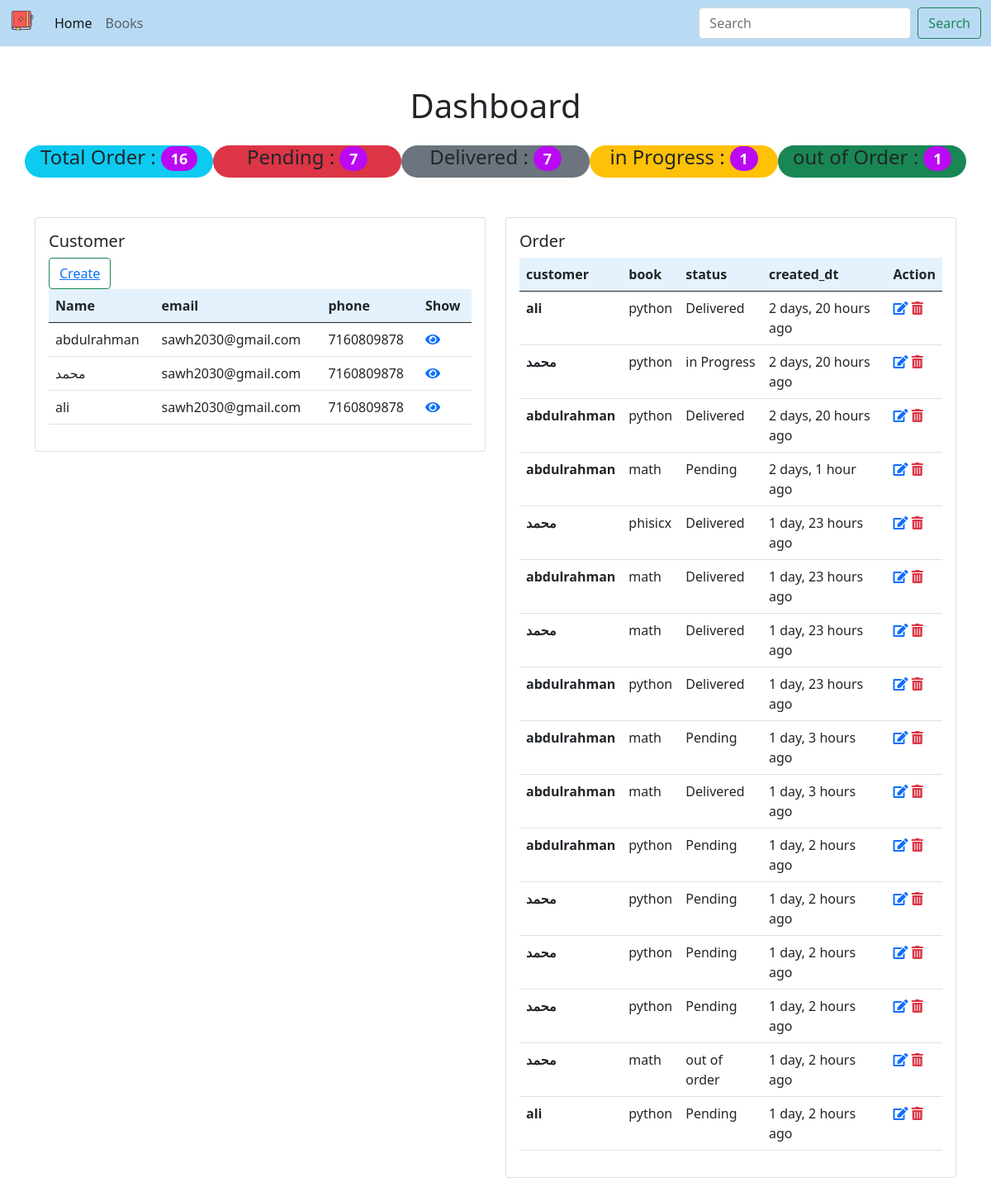
Page /dash on the earlier database version.
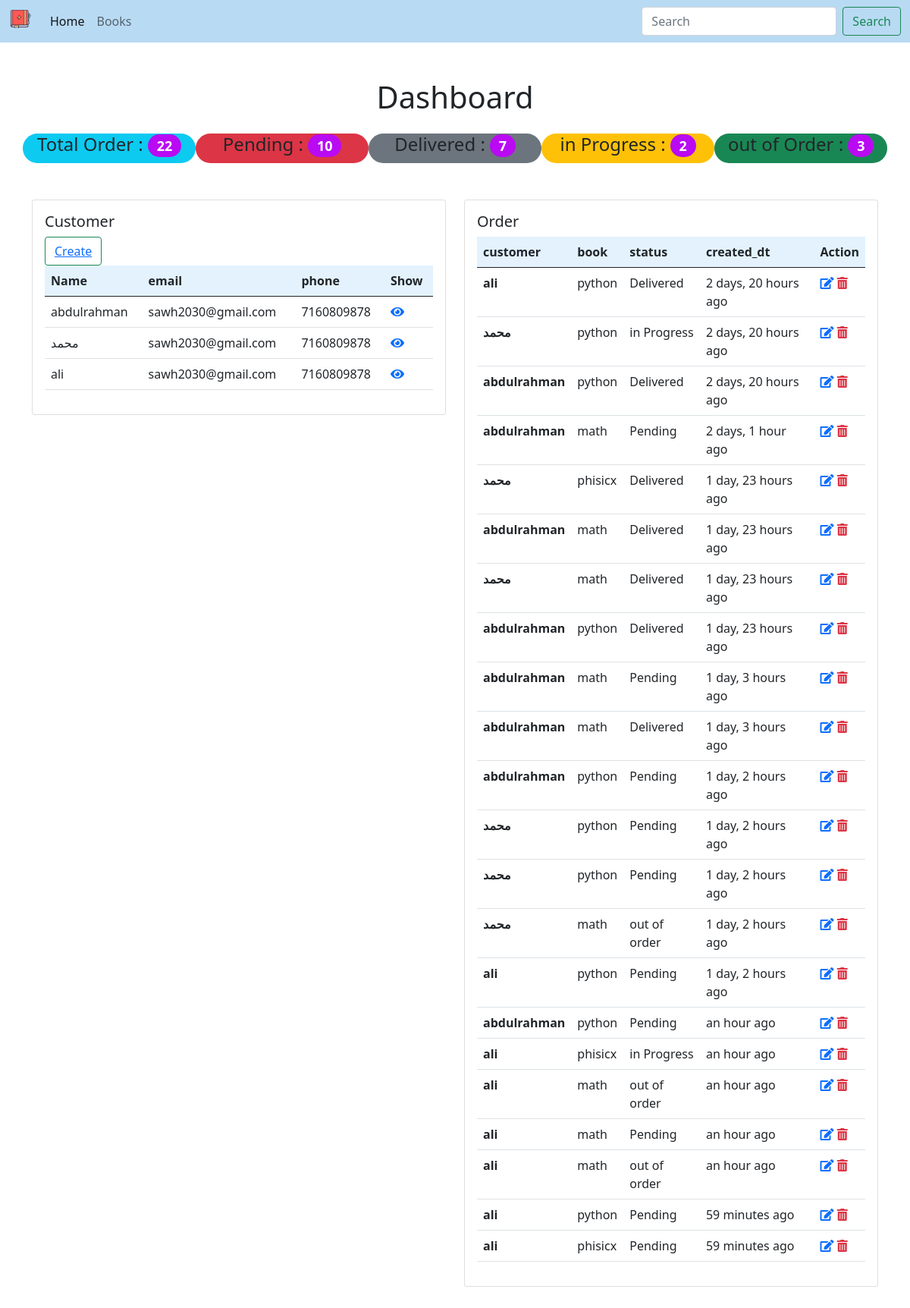
Same page on the later database version.
### blog/models.py (models this page shows)
class Customer(models.Model):
    name = models.CharField(max_length=190, null=True)
    email = models.CharField(max_length=190, null=True)
    phone = models.CharField(max_length=190, null=True)
    age = models.CharField(max_length=190, null=True)
    created_dt = models.DateTimeField(auto_now_add=True, null=True)
    def __str__(self):
        return self.name

class Order(models.Model):
    STATUS =[
        ('Pending','Pending'),
        ('Delivered', 'Delivered'),
        ('in Progress', 'in Progress'),
        ('out of order', 'out of order'),
    ]
    customer = models.ForeignKey(Customer, null=True, on_delete=models.SET_NULL)
    book = models.ForeignKey(Book, null=True, on_delete=models.SET_NULL)
    tags = models.ManyToManyField(Tag)
    created_dt = models.DateTimeField(auto_now_add=True, null=True)
    status = models.CharField(max_length=200, null=True, choices=STATUS)

class Book(models.Model):
    CATEGORY =[
        ('Classics','Classics'),
        ('Comic Book', 'Comic Book'),
        ('Fantasy', 'Fantasy'),
        ('Horror', 'Horror'),
    ]
    name = models.CharField(max_length=190, null=True)
    author = models.CharField(max_length=190, null=True)
    price = models.FloatField(null=True)
    category = models.CharField(max_length=190, null=True, choices=CATEGORY)
    description = models.CharField(max_length=190, null=True)
    tags = models.ManyToManyField(Tag)
    created_dt = models.DateTimeField(auto_now_add=True, null=True)
    def __str__(self):
        return self.name

### blog/views.py (the view)
# urls.py: path('dash', views.dashboard, name='dash'),
def dashboard(request):
    customer = Customer.objects.all()
    order = Order.objects.all()
    t_orders = order.count()
    p_orders = order.filter(status='Pending').count()
    d_orders = order.filter(status='Delivered').count()
    in_orders = order.filter(status='in Progress').count()
    out_orders = order.filter(status='out of order').count()
    context =  {
        'customer':customer,
        'order': order,
        't_orders': t_orders,
        'p_orders': p_orders,
        'd_orders': d_orders,
        'in_orders': in_orders,
        'out_orders': out_orders,
    }
    return render(request, 'dashboard.html', context)

### templates/dashboard.html
{% extends 'base.html' %}
{% load humanize %}
{% load static %}
{% block content %}
<h1 class="pt-5 pb-3" align="center">Dashboard</h1>
<div class="container pb-5 ">
  <div class="row" align="center">
    <div class="col-sm rounded-pill bg-info">
       <h4>Total Order : <span class="badge bg-primary rounded-pill">{{ t_orders }}</span></h4>
    </div>
    <div class="col-sm rounded-pill bg-danger">
      <h4>Pending : <span class="badge bg-primary rounded-pill">{{ p_orders }}</span></h4>
    </div>
    <div class="col-sm rounded-pill bg-secondary">
      <h4>Delivered : <span class="badge bg-primary rounded-pill">{{ d_orders }}</span></h4>
    </div>
    <div class="col-sm rounded-pill bg-warning">
      <h4>in Progress : <span class="badge bg-primary rounded-pill">{{ in_orders }}</span></h4>
    </div>
    <div class="col-sm rounded-pill bg-success">
      <h4>out of Order : <span class="badge bg-primary rounded-pill">{{ out_orders }}</span></h4>
    </div>
  </div>
</div>
<div class="container pb-5">
<div class="row">
  <div class="col">
    <div class="card">
      <div class="card-body">
        <h5 class="card-title">Customer</h5>
        <button type="button" class="btn btn-outline-success"><a href="#">Create</a></button>
          <table class="table" >
              <thead style="background-color: #e3f2fd;">
                <tr>
                  <th scope="col">Name</th>
                  <th scope="col">email</th>
                  <th scope="col">phone</th>
                  <th scope="col">Show</th>
                </tr>
              </thead>
              <tbody>
              {% for  item in customer %}
                <tr>
                  <td>{{  item.name }}</td>
                  <td>{{  item.email }}</td>
                  <td>{{  item.phone }}</td>
                  <td><a href="{% url 'customer' item.id %}"><i class="fas fa-eye"></i></a></td>
                </tr>
              {% endfor %}
              </tbody>
          </table>
      </div>
    </div>
  </div>
  <div class="col">
    <div class="card">
      <div class="card-body">
        <h5 class="card-title">Order</h5>
          <table class="table" >
              <thead style="background-color: #e3f2fd;">
                <tr>
                  <th scope="col">customer</th>
                  <th scope="col">book</th>
                  <th scope="col">status</th>
                  <th scope="col">created_dt</th>
                    <th scope="col">Action</th>
                </tr>
              </thead>
              <tbody>
              {% for item in order %}
                <tr>
                  <th scope="col">{{ item.customer }}</th>
                  <td>{{ item.book }}</td>
                  <td>{{ item.status }}</td>
                  <td>{{ item.created_dt |naturaltime }}</td>
                  <td>
                      <a href="{% url 'update' item.id %}"><i class="fas fa-edit"></i></a>
                      <a class="text-danger" href="{% url 'delete' item.id %}"><i class="fas fa-trash-alt"></i></a>
                  </td>
                </tr>
              {% endfor %}
              </tbody>
          </table>
      </div>
    </div>
  </div>
</div>
</div>
{% endblock %}

### templates/base.html (shortened to what this page needs)
<!DOCTYPE html>
{% load static %}
<html>
<head>
    <link href="https://cdn.jsdelivr.net/npm/bootstrap@5.0.0-beta2/dist/css/bootstrap.min.css"
          rel="stylesheet"
>
    <link rel="stylesheet" href="https://pro.fontawesome.com/releases/v5.10.0/css/all.css"/>
    <link rel="stylesheet" type="text/css" href="{% static '/css/style.css' %}">
</head>
<body>
{% include 'include/navbar.html' %}
{% block content %}
{% endblock %}
</body>
</html>

### templates/include/navbar.html (shortened to what this page needs)
{% load static %}
<nav class="navbar navbar-expand-lg navbar-light" style="background-color: #b9daf3;">
  <div class="container-fluid">
    <a class="navbar-brand" href="{% url 'dash' %}">
        <img src="{% static '/images/nav.png' %}" alt="" width="30" height="24" class="d-inline-block align-top">
    </a>
    <div class="collapse navbar-collapse" id="navbarSupportedContent">
      <ul class="navbar-nav me-auto mb-2 mb-lg-0">
        <li class="nav-item">
          <a class="nav-link active" aria-current="page" href="{% url 'dash' %}">Home</a>
        </li>
        <li class="nav-item">
          <a class="nav-link" href="{% url 'home' %}">Books</a>
        </li>
      </ul>
      <form class="d-flex">
        <input class="form-control me-2" type="search" placeholder="Search" aria-label="Search">
        <button class="btn btn-outline-success" type="submit">Search</button>
      </form>
    </div>
  </div>
</nav>

### static/css/style.css (style rules this page uses)
.bg-primary { background-color: #b90af3!important; }

Differences in the rows shown:
removed Order: customer "محمد", book "python", status "Pending", created_dt "1 day, 2 hours ago"
added Order: customer "abdulrahman", book "python", status "Pending", created_dt "an hour ago"
added Order: customer "ali", book "phisicx", status "in Progress", created_dt "an hour ago"
added Order: customer "ali", book "math", status "out of order", created_dt "an hour ago"
added Order: customer "ali", book "math", status "Pending", created_dt "an hour ago"
added Order: customer "ali", book "math", status "out of order", created_dt "an hour ago"
added Order: customer "ali", book "python", status "Pending", created_dt "59 minutes ago"
added Order: customer "ali", book "phisicx", status "Pending", created_dt "59 minutes ago"
Other differences:
{{ t_orders }}: "16" → "22"
{{ p_orders }}: "7" → "10"
{{ in_orders }}: "1" → "2"
{{ out_orders }}: "1" → "3"
